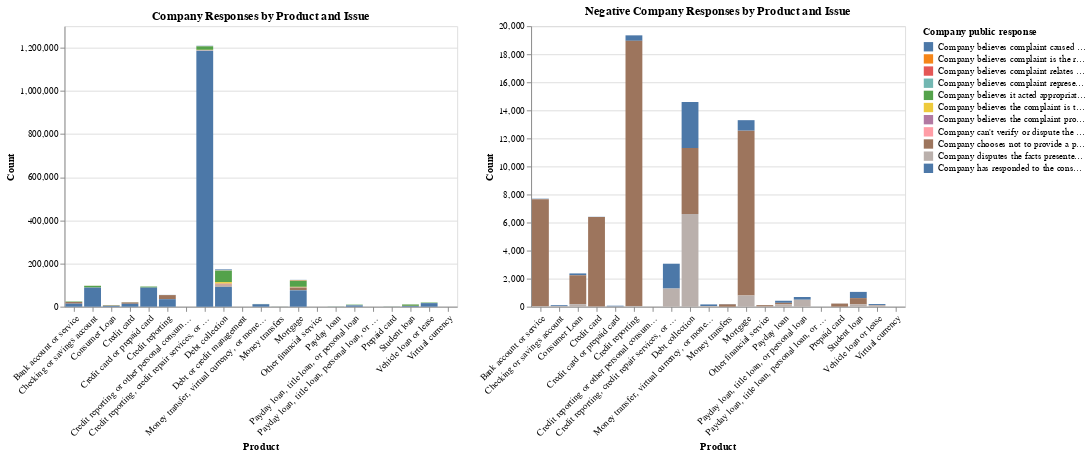

Write notebook code for a chart like this one.
### Markdown cell above
Company Responses by Product and Issue

### Code cell
# Pivot table to get counts of each company response by product and issue
response_counts = pd.pivot_table(data, values='Complaint ID',
                                 index='Product', columns='Company public response',
                                 aggfunc='count', fill_value=0)

# Convert the pivot table to a DataFrame
response_counts = response_counts.reset_index()

# Melt the DataFrame for Altair
melted_response_counts = pd.melt(response_counts, id_vars='Product',
                                 var_name='Company public response',
                                 value_name='Count')

# Plot cluster chart
chart = alt.Chart(melted_response_counts).mark_bar().encode(
    x=alt.X('Product:N', axis=alt.Axis(labelAngle=-45)),
    y=alt.Y('Count:Q', stack='zero'),
    color=alt.Color('Company public response:N'),
    tooltip=['Product:N', 'Company public response:N', 'Count:Q']
).properties(
    title='Company Responses by Product and Issue'
)

chart.interactive()

# Pivot table for top 3 negative responses
negative_responses = ['Company disputes the facts presented in the complaint',
                      'Company believes complaint caused principally by actions of third party outside the control or direction of the company',
                      'Company chooses not to provide a public response']

negative_response_counts = pd.pivot_table(data[data['Company public response'].isin(negative_responses)],
                                          values='Complaint ID',
                                          index='Product', columns='Company public response',
                                          aggfunc='count',
                                          fill_value=0)

# Convert the pivot table to a DataFrame
negative_response_counts = negative_response_counts.reset_index()

# Melt the DataFrame for Altair
melted_negative_response_counts = pd.melt(negative_response_counts, id_vars='Product',
                                          var_name='Company public response',
                                          value_name='Count')

# Plot cluster chart for negative responses
chart_negative = alt.Chart(melted_negative_response_counts).mark_bar().encode(
    x=alt.X('Product:N', axis=alt.Axis(labelAngle=-45)),
    y=alt.Y('Count:Q', stack='zero'),
    color=alt.Color('Company public response:N'),
    tooltip=['Product:N', 'Company public response:N', 'Count:Q']
).properties(
    title='Negative Company Responses by Product and Issue'
)

chart_negative.interactive()

# Show the charts side by side
chart | chart_negative

### Figure 1 — Vega-Lite specification as saved in the notebook (floating-point values rounded to 4 significant figures; data arrays with more than 128 entries replaced by an {"elided": "..."} marker saying what was removed)
{"config": {"view": {"continuousWidth": 400, "continuousHeight": 300}}, "hconcat": [{"data": {"name": "data-a99534bf23a3f6da60840dedaf24365d"}, "mark": "bar", "encoding": {"color": {"field": "Company public response", "type": "nominal"}, "tooltip": [{"field": "Product", "type": "nominal"}, {"field": "Company public response", "type": "nominal"}, {"field": "Count", "type": "quantitative"}], "x": {"axis": {"labelAngle": -45}, "field": "Product", "type": "nominal"}, "y": {"field": "Count", "stack": "zero", "type": "quantitative"}}, "title": "Company Responses by Product and Issue"}, {"data": {"name": "data-fc2bff6f3d5279909d94f912d66bcb90"}, "mark": "bar", "encoding": {"color": {"field": "Company public response", "type": "nominal"}, "tooltip": [{"field": "Product", "type": "nominal"}, {"field": "Company public response", "type": "nominal"}, {"field": "Count", "type": "quantitative"}], "x": {"axis": {"labelAngle": -45}, "field": "Product", "type": "nominal"}, "y": {"field": "Count", "stack": "zero", "type": "quantitative"}}, "title": "Negative Company Responses by Product and Issue"}], "$schema": "https://vega.github.io/schema/vega-lite/v5.2.0.json", "datasets": {"data-a99534bf23a3f6da60840dedaf24365d": {"elided": "231 records"}, "data-fc2bff6f3d5279909d94f912d66bcb90": [{"Product": "Bank account or service", "Company public response": "Company believes complaint caused principally by actions of third party outside the control or direction of the company", "Count": 31}, {"Product": "Checking or savings account", "Company public response": "Company believes complaint caused principally by actions of third party outside the control or direction of the company", "Count": 67}, {"Product": "Consumer Loan", "Company public response": "Company believes complaint caused principally by actions of third party outside the control or direction of the company", "Count": 134}, {"Product": "Credit card", "Company public response": "Company believes complaint caused principally by actions of third party outside the control or direction of the company", "Count": 16}, {"Product": "Credit card or prepaid card", "Company public response": "Company believes complaint caused principally by actions of third party outside the control or direction of the company", "Count": 50}, {"Product": "Credit reporting", "Company public response": "Company believes complaint caused principally by actions of third party outside the control or direction of the company", "Count": 389}, {"Product": "Credit reporting or other personal consumer reports", "Company public response": "Company believes complaint caused principally by actions of third party outside the control or direction of the company", "Count": 1}, {"Product": "Credit reporting, credit repair services, or other personal consumer reports", "Company public response": "Company believes complaint caused principally by actions of third party outside the control or direction of the company", "Count": 1771}, {"Product": "Debt collection", "Company public response": "Company believes complaint caused principally by actions of third party outside the control or direction of the company", "Count": 3285}, {"Product": "Money transfer, virtual currency, or money service", "Company public response": "Company believes complaint caused principally by actions of third party outside the control or direction of the company", "Count": 115}, {"Product": "Money transfers", "Company public response": "Company believes complaint caused principally by actions of third party outside the control or direction of the company", "Count": 26}, {"Product": "Mortgage", "Company public response": "Company believes complaint caused principally by actions of third party outside the control or direction of the company", "Count": 749}, {"Product": "Other financial service", "Company public response": "Company believes complaint caused principally by actions of third party outside the control or direction of the company", "Count": 12}, {"Product": "Payday loan", "Company public response": "Company believes complaint caused principally by actions of third party outside the control or direction of the company", "Count": 147}, {"Product": "Payday loan, title loan, or personal loan", "Company public response": "Company believes complaint caused principally by actions of third party outside the control or direction of the company", "Count": 195}, {"Product": "Payday loan, title loan, personal loan, or advance loan", "Company public response": "Company believes complaint caused principally by actions of third party outside the control or direction of the company", "Count": 0}, {"Product": "Prepaid card", "Company public response": "Company believes complaint caused principally by actions of third party outside the control or direction of the company", "Count": 5}, {"Product": "Student loan", "Company public response": "Company believes complaint caused principally by actions of third party outside the control or direction of the company", "Count": 444}, {"Product": "Vehicle loan or lease", "Company public response": "Company believes complaint caused principally by actions of third party outside the control or direction of the company", "Count": 72}, {"Product": "Virtual currency", "Company public response": "Company believes complaint caused principally by actions of third party outside the control or direction of the company", "Count": 0}, {"Product": "Bank account or service", "Company public response": "Company chooses not to provide a public response", "Count": 7641}, {"Product": "Checking or savings account", "Company public response": "Company chooses not to provide a public response", "Count": 0}, {"Product": "Consumer Loan", "Company public response": "Company chooses not to provide a public response", "Count": 2058}, {"Product": "Credit card", "Company public response": "Company chooses not to provide a public response", "Count": 6373}, {"Product": "Credit card or prepaid card", "Company public response": "Company chooses not to provide a public response", "Count": 0}, {"Product": "Credit reporting", "Company public response": "Company chooses not to provide a public response", "Count": 18906}, {"Product": "Credit reporting or other personal consumer reports", "Company public response": "Company chooses not to provide a public response", "Count": 0}, {"Product": "Credit reporting, credit repair services, or other personal consumer reports", "Company public response": "Company chooses not to provide a public response", "Count": 0}, {"Product": "Debt collection", "Company public response": "Company chooses not to provide a public response", "Count": 4706}, {"Product": "Money transfer, virtual currency, or money service", "Company public response": "Company chooses not to provide a public response", "Count": 0}, {"Product": "Money transfers", "Company public response": "Company chooses not to provide a public response", "Count": 166}, {"Product": "Mortgage", "Company public response": "Company chooses not to provide a public response", "Count": 11757}, {"Product": "Other financial service", "Company public response": "Company chooses not to provide a public response", "Count": 89}, {"Product": "Payday loan", "Company public response": "Company chooses not to provide a public response", "Count": 112}, {"Product": "Payday loan, title loan, or personal loan", "Company public response": "Company chooses not to provide a public response", "Count": 0}, {"Product": "Payday loan, title loan, personal loan, or advance loan", "Company public response": "Company chooses not to provide a public response", "Count": 0}, {"Product": "Prepaid card", "Company public response": "Company chooses not to provide a public response", "Count": 218}, {"Product": "Student loan", "Company public response": "Company chooses not to provide a public response", "Count": 447}, {"Product": "Vehicle loan or lease", "Company public response": "Company chooses not to provide a public response", "Count": 0}, {"Product": "Virtual currency", "Company public response": "Company chooses not to provide a public response", "Count": 0}, {"Product": "Bank account or service", "Company public response": "Company disputes the facts presented in the complaint", "Count": 27}, {"Product": "Checking or savings account", "Company public response": "Company disputes the facts presented in the complaint", "Count": 39}, {"Product": "Consumer Loan", "Company public response": "Company disputes the facts presented in the complaint", "Count": 180}, {"Product": "Credit card", "Company public response": "Company disputes the facts presented in the complaint", "Count": 18}, {"Product": "Credit card or prepaid card", "Company public response": "Company disputes the facts presented in the complaint", "Count": 19}, {"Product": "Credit reporting", "Company public response": "Company disputes the facts presented in the complaint", "Count": 51}, {"Product": "Credit reporting or other personal consumer reports", "Company public response": "Company disputes the facts presented in the complaint", "Count": 5}, {"Product": "Credit reporting, credit repair services, or other personal consumer reports", "Company public response": "Company disputes the facts presented in the complaint", "Count": 1293}, {"Product": "Debt collection", "Company public response": "Company disputes the facts presented in the complaint", "Count": 6601}, {"Product": "Money transfer, virtual currency, or money service", "Company public response": "Company disputes the facts presented in the complaint", "Count": 47}, {"Product": "Money transfers", "Company public response": "Company disputes the facts presented in the complaint", "Count": 1}, {"Product": "Mortgage", "Company public response": "Company disputes the facts presented in the complaint", "Count": 792}, {"Product": "Other financial service", "Company public response": "Company disputes the facts presented in the complaint", "Count": 20}, {"Product": "Payday loan", "Company public response": "Company disputes the facts presented in the complaint", "Count": 164}, {"Product": "Payday loan, title loan, or personal loan", "Company public response": "Company disputes the facts presented in the complaint", "Count": 494}, {"Product": "Payday loan, title loan, personal loan, or advance loan", "Company public response": "Company disputes the facts presented in the complaint", "Count": 1}, {"Product": "Prepaid card", "Company public response": "Company disputes the facts presented in the complaint", "Count": 3}, {"Product": "Student loan", "Company public response": "Company disputes the facts presented in the complaint", "Count": 163}, {"Product": "Vehicle loan or lease", "Company public response": "Company disputes the facts presented in the complaint", "Count": 115}, {"Product": "Virtual currency", "Company public response": "Company disputes the facts presented in the complaint", "Count": 2}]}}
